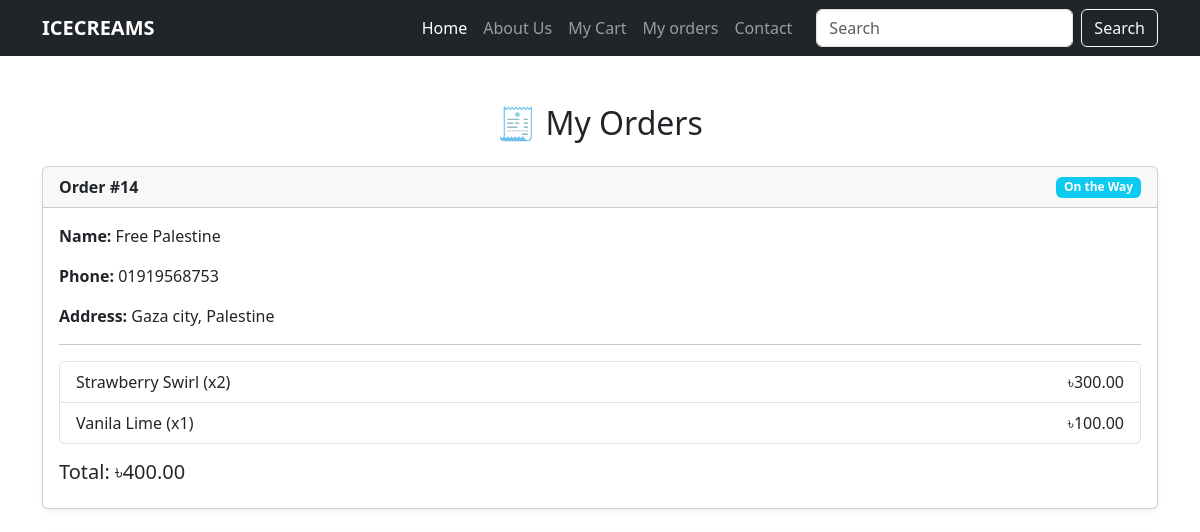
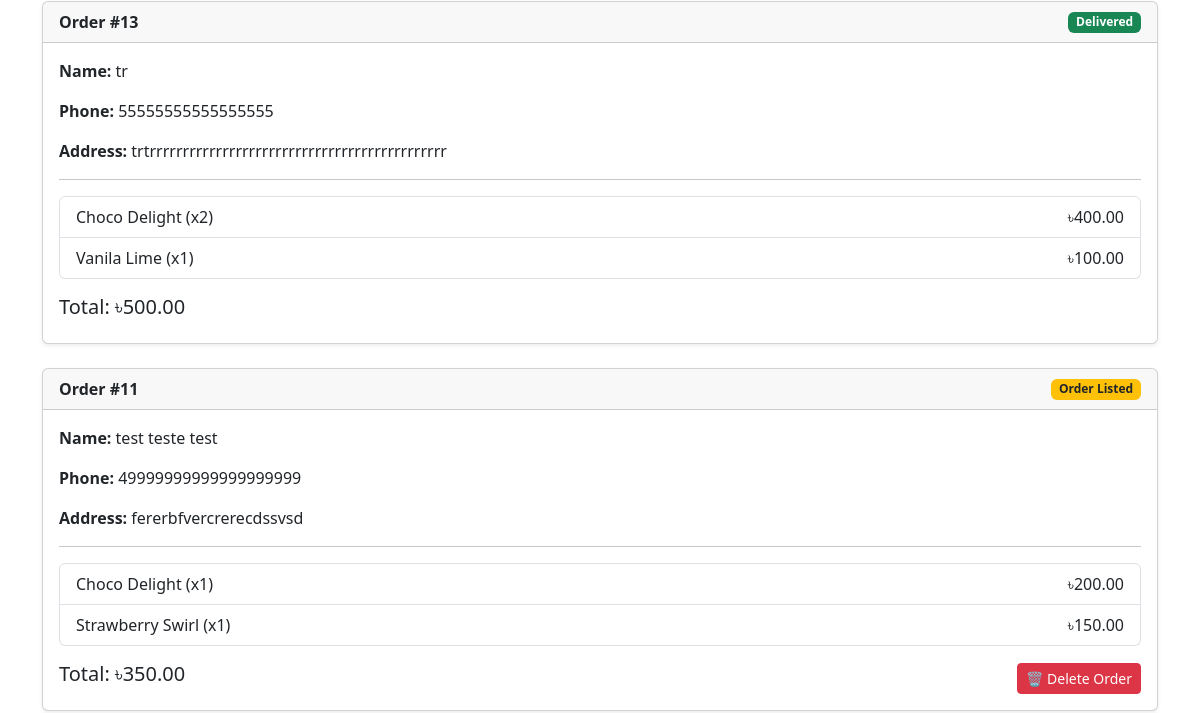
The page /my_orders/ (upper part) on the database as committed earlier (2 pictures, top to bottom).
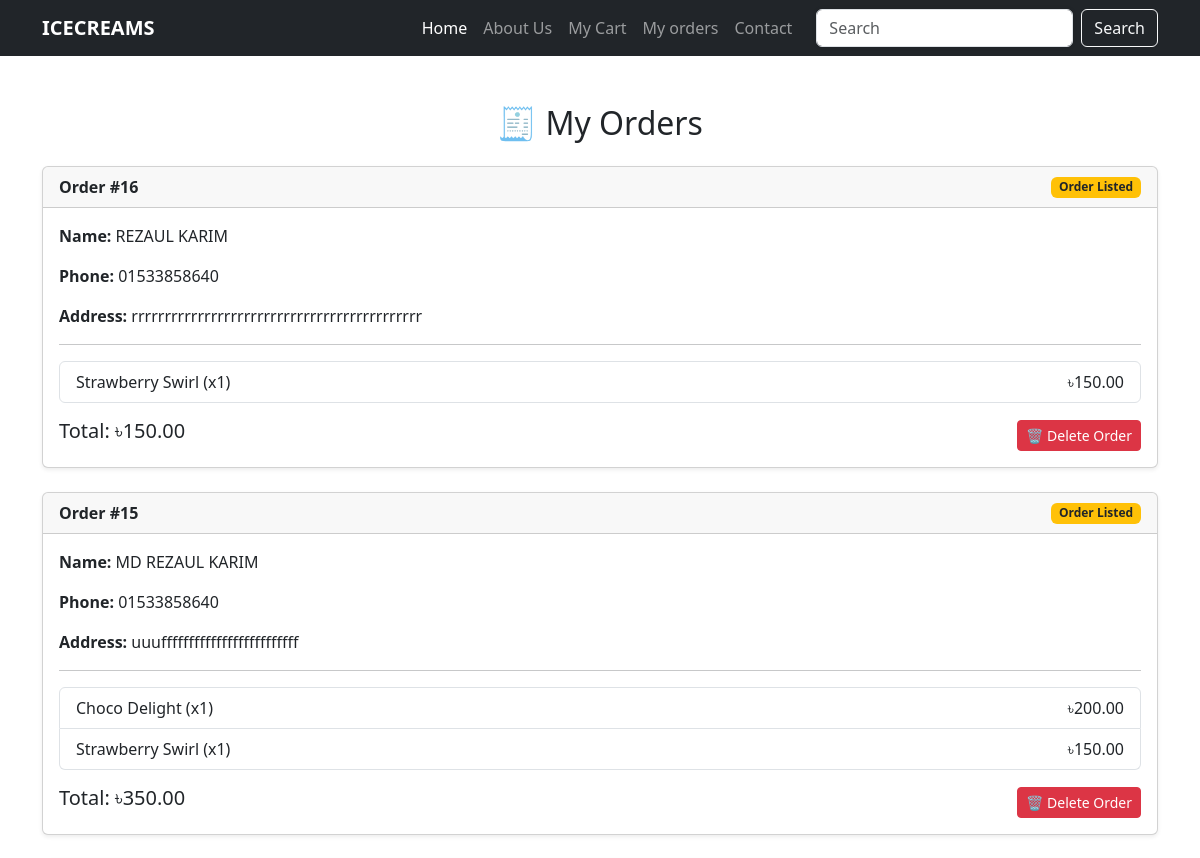
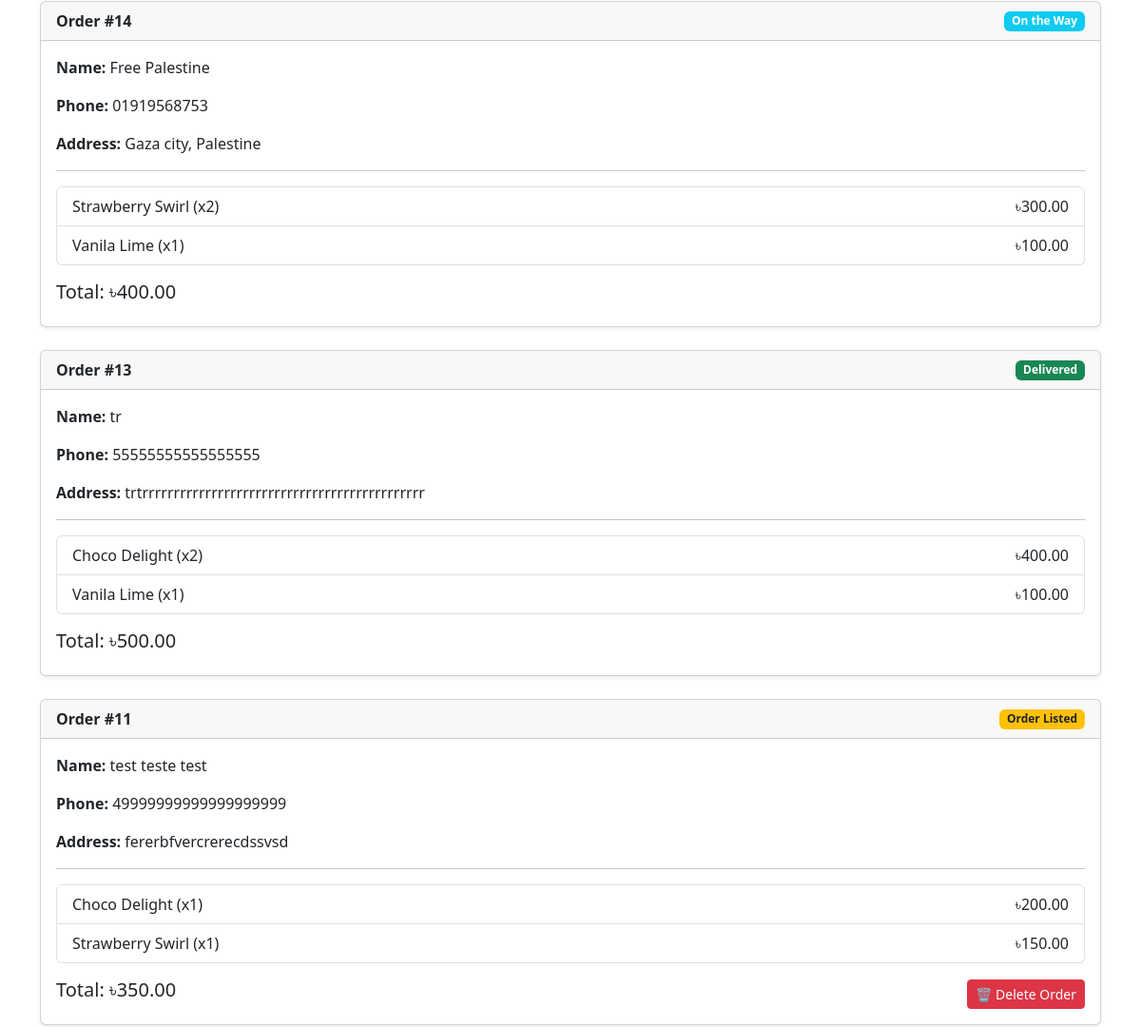
The same page on the database as committed later (2 pictures, top to bottom).
### home/models.py (models this page shows, shortened)
class Order(models.Model):
    STATUS_CHOICES = [
        ("listed", "Order Listed"),
        ("on_the_way", "On the Way"),
        ("delivered", "Delivered"),
    ]
    customer_name = models.CharField(max_length=100)
    phone = models.CharField(max_length=20)
    address = models.TextField()
    total_price = models.DecimalField(max_digits=10, decimal_places=2, default=0)
    status = models.CharField(max_length=20, choices=STATUS_CHOICES, default="listed")
    created_at = models.DateTimeField(auto_now_add=True)

class OrderItem(models.Model):
    order = models.ForeignKey(Order, on_delete=models.CASCADE, related_name="items")
    product = models.ForeignKey(Product, on_delete=models.CASCADE)
    quantity = models.PositiveIntegerField(default=1)
    def item_total(self):
        return self.quantity * self.product.price

class Product(models.Model):
    name = models.CharField(max_length=100)
    description = models.TextField()
    price = models.DecimalField(max_digits=8, decimal_places=2)
    image = models.ImageField(upload_to="products/")

### home/views.py (the view)
# urls.py: path("my_orders/", views.my_orders, name="my_orders"),
def my_orders(request):
    orders = Order.objects.all().order_by("-created_at")
    return render(request, "my_orders.html", {"orders": orders})

### templates/my_orders.html (shortened to what this page needs)
{% extends 'base.html' %}
{% block body %}
    <div class="container py-5">
        <h2 class="mb-4 text-center">🧾 My Orders</h2>
        {% if orders %}
            {% for order in orders %}
                <div class="card mb-4 shadow-sm">
                    <div class="card-header d-flex justify-content-between align-items-center">
                        <strong>Order #{{ order.id }}</strong>
                        <span class="badge {% if order.status == 'listed' %}bg-warning text-dark {% elif order.status == 'on_the_way' %}bg-info {% elif order.status == 'delivered' %}bg-success{% endif %}">
                            {{ order.get_status_display }}
                        </span>
                    </div>
                    <div class="card-body">
                        <p>
                            <strong>Name:</strong> {{ order.customer_name }}
                        </p>
                        <p>
                            <strong>Phone:</strong> {{ order.phone }}
                        </p>
                        <p>
                            <strong>Address:</strong> {{ order.address }}
                        </p>
                        <hr>
                        <ul class="list-group mb-3">
                            {% for item in order.items.all %}
                                <li class="list-group-item d-flex justify-content-between align-items-center">
                                    {{ item.product.name }} (x{{ item.quantity }})
                                    <span>৳{{ item.item_total }}</span>
                                </li>
                            {% endfor %}
                        </ul>
                        <div class="d-flex justify-content-between align-items-center">
                            <h5>Total: ৳{{ order.total_price }}</h5>
                            {% if order.status == 'listed' %}
                                <form method="post"
                                      action="{% url 'delete_order' order.id %}"
                                      style="display: inline">
                                    <button type="submit"
                                            class="btn btn-danger btn-sm"
                                            onclick="return confirm('Are you sure you want to delete this order?')">
                                        🗑️ Delete Order
                                    </button>
                                </form>
                            {% endif %}
                        </div>
                    </div>
                </div>
            {% endfor %}
        {% else %}
            <p class="text-center text-muted">You haven’t placed any orders yet.</p>
        {% endif %}
    </div>
{% endblock %}

Rows that differ between the two databases and show on the page:
added Order: id "16", status "Order Listed", customer_name "REZAUL KARIM", phone "01533858640", address "rrrrrrrrrrrrrrrrrrrrrrrrrrrrrrrrrrrrrrrrrrrr", total_price "150.00", shows "🗑️ Delete Order"
added OrderItem: product.name "Strawberry Swirl", quantity "1", item_total "150.00", shown under "16"
added Order: id "15", status "Order Listed", customer_name "MD REZAUL KARIM", phone "01533858640", address "uuufffffffffffffffffffffffff", total_price "350.00", shows "🗑️ Delete Order"
added OrderItem: product.name "Choco Delight", quantity "1", item_total "200.00", shown under "15"
added OrderItem: product.name "Strawberry Swirl", quantity "1", item_total "150.00", shown under "15"
